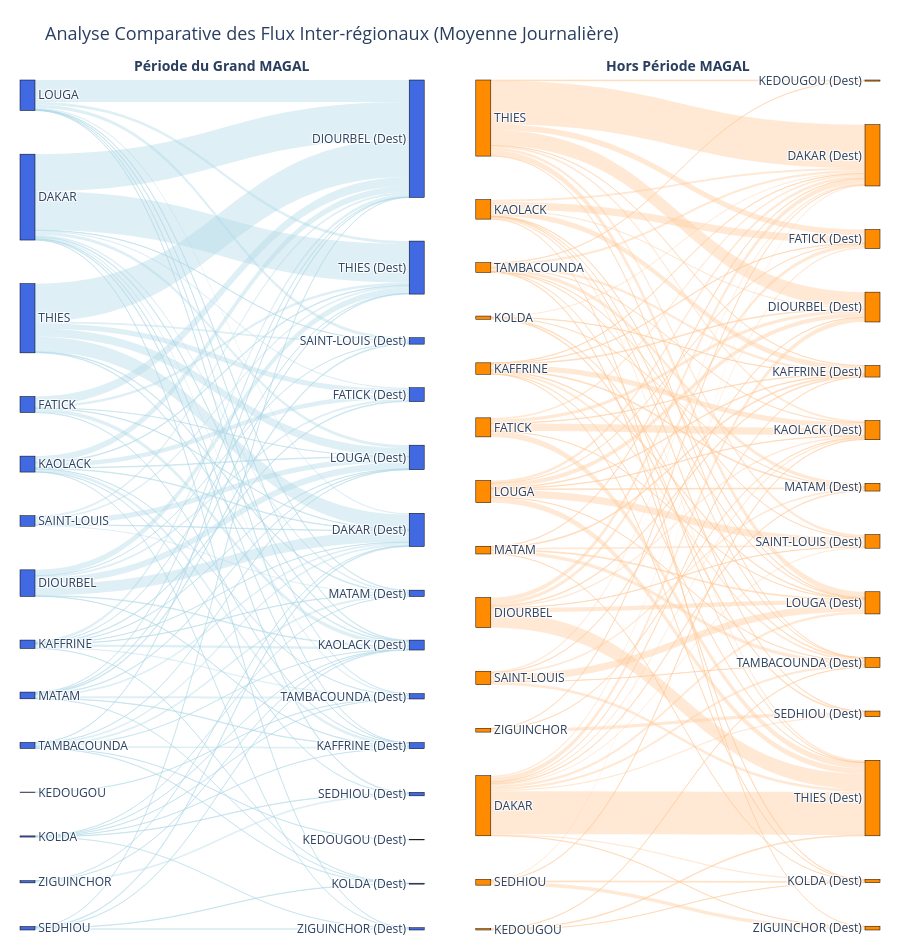

The cell this chart's notebook holds for it:
### Code cell
import plotly.graph_objects as go

def preparer_donnees_sankey(matrice_reg, nb_jours, quantile_filtre):
    """
    Fonction interne pour nettoyer la matrice, calculer la moyenne journalière
    et préparer la structure (noeuds/liens) requise par Plotly.
    """
    df_sankey = matrice_reg.copy()
    # Calcul de la moyenne journalière brute
    df_sankey = (df_sankey / nb_jours).round(0)
    # Suppression de la diagonale
    np.fill_diagonal(df_sankey.values, 0)

    # Aplatissement
    df_sankey_flat = df_sankey.stack().reset_index()
    df_sankey_flat.columns = ['Origine', 'Destination', 'Valeur']

    # Filtrage des flux mineurs
    if quantile_filtre > 0:
        seuil = df_sankey_flat['Valeur'].quantile(quantile_filtre)
        df_sankey_flat = df_sankey_flat[df_sankey_flat['Valeur'] > seuil]

    # Cartographie des index pour Plotly
    regions_liste = sorted(list(matrice_reg.index))
    nodes = regions_liste + [r + " (Dest)" for r in regions_liste]

    mapping_origine = {nom: idx for idx, nom in enumerate(regions_liste)}
    mapping_dest = {nom: idx + len(regions_liste) for idx, nom in enumerate(regions_liste)}

    sources = df_sankey_flat['Origine'].map(mapping_origine).tolist()
    targets = df_sankey_flat['Destination'].map(mapping_dest).tolist()
    values = df_sankey_flat['Valeur'].tolist()
    
    return nodes, sources, targets, values


def tracer_double_sankey_flux(
    matrice_magal, 
    matrice_simple, 
    nb_jours_magal=9, 
    nb_jours_simple=90, 
    quantile_filtre=0.5, 
    chemin_sauvegarde="./Deplacement_MAGAL/Comparaison_Sankey_Flux_Journaliers.html", 
    titre_general="Analyse Comparative des Flux Inter-régionaux (Moyenne Journalière)",
    hauteur=950
):
    """
    Génère une figure unique contenant deux diagrammes de Sankey côte à côte.
    """
    # 1. Préparation indépendante des données de chaque matrice
    nodes_m, sources_m, targets_m, values_m = preparer_donnees_sankey(matrice_magal, nb_jours_magal, quantile_filtre)
    nodes_s, sources_s, targets_s, values_s = preparer_donnees_sankey(matrice_simple, nb_jours_simple, quantile_filtre)
    
    # 2. Initialisation de la figure globale
    fig = go.Figure()
    
    # --- GRAPH 1 : PÉRIODE MAGAL (À GAUCHE) ---
    fig.add_trace(go.Sankey(
        domain=dict(x=[0, 0.47], y=[0, 1]), # Occupe de 0% à 47% de la largeur
        node=dict(
            pad=45, thickness=15, 
            line=dict(color="black", width=0.5),
            label=nodes_m, color="royalblue"
        ),
        link=dict(source=sources_m, target=targets_m, value=values_m, color="rgba(173, 216, 230, 0.4)")
    ))
    
    # --- GRAPH 2 : HORS PÉRIODE MAGAL (À DROITE) ---
    fig.add_trace(go.Sankey(
        domain=dict(x=[0.53, 1], y=[0, 1]), # Occupe de 53% à 100% de la largeur
        node=dict(
            pad=45, thickness=15, 
            line=dict(color="black", width=0.5),
            label=nodes_s, color="darkorange" # Couleur orange pour bien différencier les graphs
        ),
        link=dict(source=sources_s, target=targets_s, value=values_s, color="rgba(255, 200, 150, 0.4)")
    ))
    
    # 3. Mise en page globale et ajout des titres de sous-graphiques
    fig.update_layout(
        title=dict(text=titre_general, font=dict(size=18)),
        annotations=[
            # Titre au-dessus du graphique de gauche
            dict(text="<b>Période du Grand MAGAL</b>", x=0.235, y=1.03, showarrow=False, font=dict(size=14), xanchor="center"),
            # Titre au-dessus du graphique de droite
            dict(text="<b>Hors Période MAGAL</b>", x=0.765, y=1.03, showarrow=False, font=dict(size=14), xanchor="center")
        ],
        height=hauteur,       
        margin=dict(l=20, r=20, t=80, b=20) # Marge 't' (haut) augmentée pour laisser de la place aux titres
    )
    
    # 4. Sauvegarde physique du fichier HTML unique
    if chemin_sauvegarde:
        chemin = Path(chemin_sauvegarde)
        chemin.parent.mkdir(parents=True, exist_ok=True) 
        fig.write_html(str(chemin))
        print(f"🔗 Graphique comparatif unique sauvegardé sous : {chemin}")

    # 5. Affichage à l'écran
    fig.show()
    
    return fig



# Appel unique pour générer la vue côte à côte
fig_comparatif = tracer_double_sankey_flux(
    matrice_magal=matrice_reg_magal,       # Votre matrice de la période Magal
    matrice_simple=matrice_reg_simple,     # Votre matrice HORS période Magal
    nb_jours_magal=9,                  # 4 jours en Janvier + 5 jours en Décembre
    nb_jours_simple=90,                # 9 jours * 10 mois témoins
    quantile_filtre=0.5                # Seuil de visibilité des flux
)

### Figure 1 — Plotly figure (JSON) as saved in the notebook; plotly's stock layout.template omitted (floating-point values rounded to 4 significant figures)
{"data": [{"domain": {"x": [0, 0.47], "y": [0, 1]}, "link": {"color": "rgba(173, 216, 230, 0.4)", "source": [0, 0, 0, 0, 0, 0, 0, 0, 0, 0, 0, 1, 1, 1, 1, 1, 1, 1, 2, 2, 2, 2, 2, 2, 3, 3, 3, 3, 3, 3, 3, 3, 3, 4, 4, 4, 4, 4, 4, 4, 4, 4, 5, 6, 6, 6, 6, 6, 6, 7, 7, 7, 7, 7, 7, 7, 7, 8, 8, 8, 8, 8, 8, 8, 8, 9, 9, 9, 9, 9, 10, 10, 10, 10, 10, 11, 11, 11, 11, 11, 11, 11, 11, 12, 12, 12, 12, 12, 12, 12, 13, 13, 13], "target": [15, 16, 17, 18, 21, 22, 23, 24, 25, 26, 27, 14, 16, 17, 18, 21, 23, 26, 14, 15, 17, 18, 21, 26, 14, 15, 16, 18, 20, 21, 22, 25, 26, 14, 15, 16, 17, 21, 24, 25, 26, 27, 25, 17, 18, 22, 24, 25, 27, 14, 15, 17, 18, 22, 23, 25, 26, 14, 15, 17, 20, 21, 23, 25, 26, 14, 15, 21, 22, 26, 14, 15, 18, 20, 27, 14, 15, 17, 18, 19, 20, 21, 22, 14, 15, 16, 18, 21, 22, 23, 14, 18, 24], "value": [2180, 76, 6, 43, 171, 110, 24, 53, 92, 2274, 11, 659, 118, 22, 38, 373, 5, 347, 26, 522, 11, 228, 4, 151, 7, 153, 45, 156, 8, 21, 27, 73, 4, 39, 363, 273, 163, 36, 15, 5, 37, 6, 14, 10, 4, 6, 26, 17, 5, 72, 1294, 18, 30, 23, 193, 4, 160, 110, 13, 32, 7, 35, 54, 111, 35, 28, 124, 304, 62, 104, 45, 4, 22, 25, 111, 94, 18, 99, 4, 10, 16, 5, 110, 870, 2223, 301, 43, 488, 35, 103, 4, 15, 112]}, "node": {"color": "royalblue", "label": ["DAKAR", "DIOURBEL", "FATICK", "KAFFRINE", "KAOLACK", "KEDOUGOU", "KOLDA", "LOUGA", "MATAM", "SAINT-LOUIS", "SEDHIOU", "TAMBACOUNDA", "THIES", "ZIGUINCHOR", "DAKAR (Dest)", "DIOURBEL (Dest)", "FATICK (Dest)", "KAFFRINE (Dest)", "KAOLACK (Dest)", "KEDOUGOU (Dest)", "KOLDA (Dest)", "LOUGA (Dest)", "MATAM (Dest)", "SAINT-LOUIS (Dest)", "SEDHIOU (Dest)", "TAMBACOUNDA (Dest)", "THIES (Dest)", "ZIGUINCHOR (Dest)"], "line": {"color": "black", "width": 0.5}, "pad": 45, "thickness": 15}, "type": "sankey"}, {"domain": {"x": [0.53, 1], "y": [0, 1]}, "link": {"color": "rgba(255, 200, 150, 0.4)", "source": [0, 0, 0, 0, 0, 0, 0, 0, 0, 0, 0, 0, 1, 1, 1, 1, 1, 1, 1, 2, 2, 2, 2, 2, 2, 3, 3, 3, 3, 3, 3, 3, 3, 3, 4, 4, 4, 4, 4, 4, 4, 4, 4, 5, 5, 5, 6, 6, 6, 6, 6, 7, 7, 7, 7, 7, 7, 7, 7, 7, 8, 8, 8, 8, 8, 8, 9, 9, 9, 9, 9, 9, 10, 10, 10, 10, 11, 11, 11, 11, 11, 11, 11, 11, 11, 12, 12, 12, 12, 12, 12, 12, 12, 12, 13, 13, 13], "target": [15, 16, 17, 18, 20, 21, 22, 23, 24, 25, 26, 27, 14, 16, 17, 18, 21, 23, 26, 14, 15, 17, 18, 21, 26, 14, 15, 16, 18, 20, 21, 22, 25, 26, 14, 15, 16, 17, 21, 24, 25, 26, 27, 20, 25, 26, 14, 17, 22, 24, 25, 14, 15, 16, 17, 18, 22, 23, 25, 26, 14, 17, 20, 21, 23, 25, 14, 15, 21, 22, 25, 26, 14, 18, 20, 27, 14, 17, 18, 19, 20, 21, 22, 23, 26, 14, 15, 16, 17, 18, 19, 21, 23, 25, 14, 18, 24], "value": [462, 157, 25, 162, 115, 261, 62, 109, 116, 233, 4432, 33, 473, 350, 85, 130, 439, 42, 1564, 179, 344, 54, 779, 13, 584, 35, 83, 54, 541, 29, 72, 95, 241, 23, 200, 133, 775, 548, 57, 40, 19, 207, 14, 13, 36, 80, 108, 30, 17, 94, 78, 279, 432, 13, 72, 55, 91, 755, 16, 560, 61, 97, 17, 95, 172, 354, 134, 41, 731, 166, 25, 284, 105, 49, 96, 341, 229, 244, 16, 33, 60, 17, 360, 26, 15, 4452, 1566, 599, 21, 198, 81, 589, 285, 15, 30, 32, 329]}, "node": {"color": "darkorange", "label": ["DAKAR", "DIOURBEL", "FATICK", "KAFFRINE", "KAOLACK", "KEDOUGOU", "KOLDA", "LOUGA", "MATAM", "SAINT-LOUIS", "SEDHIOU", "TAMBACOUNDA", "THIES", "ZIGUINCHOR", "DAKAR (Dest)", "DIOURBEL (Dest)", "FATICK (Dest)", "KAFFRINE (Dest)", "KAOLACK (Dest)", "KEDOUGOU (Dest)", "KOLDA (Dest)", "LOUGA (Dest)", "MATAM (Dest)", "SAINT-LOUIS (Dest)", "SEDHIOU (Dest)", "TAMBACOUNDA (Dest)", "THIES (Dest)", "ZIGUINCHOR (Dest)"], "line": {"color": "black", "width": 0.5}, "pad": 45, "thickness": 15}, "type": "sankey"}], "layout": {"annotations": [{"font": {"size": 14}, "showarrow": false, "text": "<b>Période du Grand MAGAL</b>", "x": 0.235, "xanchor": "center", "y": 1.03}, {"font": {"size": 14}, "showarrow": false, "text": "<b>Hors Période MAGAL</b>", "x": 0.765, "xanchor": "center", "y": 1.03}], "height": 950, "margin": {"b": 20, "l": 20, "r": 20, "t": 80}, "title": {"font": {"size": 18}, "text": "Analyse Comparative des Flux Inter-régionaux (Moyenne Journalière)"}}}
